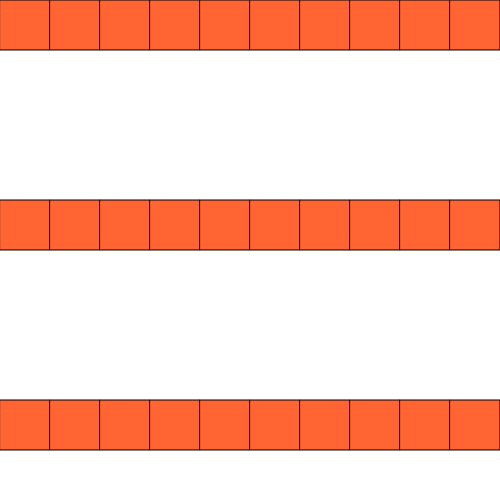
Frame 1 (no input)
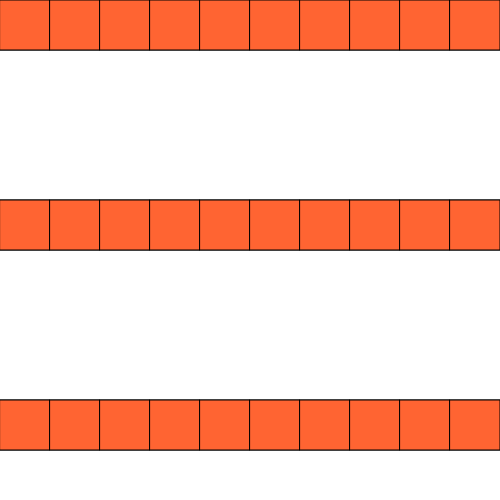
Frame 2 (the mouse pressed at the canvas centre, redrawn once)

The p5.js sketch that drew these frames (run headless with seeded random() and noise() and a simulated clock; the mouse was pressed at the canvas centre and the sketch redrawn once):

// p5.js sketch
// ── sketch.js
//https://github.com/stavrosdidakis/DAT-GAD-405_2017
//https://p5js.org

//DAT405 / GAD405
//01_ProjectSetup
//In this example we see how to create a canvas, set and display
//the frame rate of the rendering system, and use text to
//display the frame count and rate on screen

//Initialization function
let size = 50;
function setup() {
  createCanvas(500, 500);
    noLoop();

}
function draw(){
  fill(215, 200, 170);
  for (var y = 0; y < 500; y+=200) {
    for (var x = 0; x < 500; x+=50) {
      fill(255, 100, 50);
      rect(x, y, size, size);
    }
  }
}
